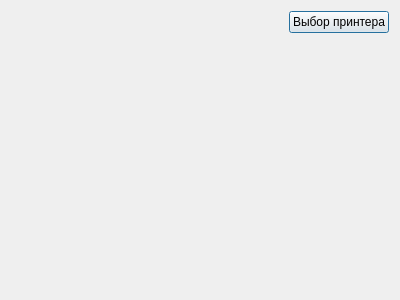
<?xml version="1.0" encoding="UTF-8"?>
<ui version="4.0">
 <class>PrintBox</class>
 <widget class="QDialog" name="PrintBox">
  <property name="geometry">
   <rect>
    <x>0</x>
    <y>0</y>
    <width>400</width>
    <height>300</height>
   </rect>
  </property>
  <property name="windowTitle">
   <string>Dialog</string>
  </property>
  <layout class="QVBoxLayout" name="verticalLayout">
   <item>
    <layout class="QHBoxLayout" name="horizontalLayout">
     <item>
      <spacer name="horizontalSpacer">
       <property name="orientation">
        <enum>Qt::Horizontal</enum>
       </property>
       <property name="sizeHint" stdset="0">
        <size>
         <width>40</width>
         <height>20</height>
        </size>
       </property>
      </spacer>
     </item>
     <item>
      <widget class="QPushButton" name="btn_choose_printer">
       <property name="text">
        <string>Выбор принтера</string>
       </property>
      </widget>
     </item>
    </layout>
   </item>
   <item>
    <spacer name="verticalSpacer">
     <property name="orientation">
      <enum>Qt::Vertical</enum>
     </property>
     <property name="sizeHint" stdset="0">
      <size>
       <width>20</width>
       <height>246</height>
      </size>
     </property>
    </spacer>
   </item>
  </layout>
 </widget>
 <resources/>
 <connections/>
</ui>
